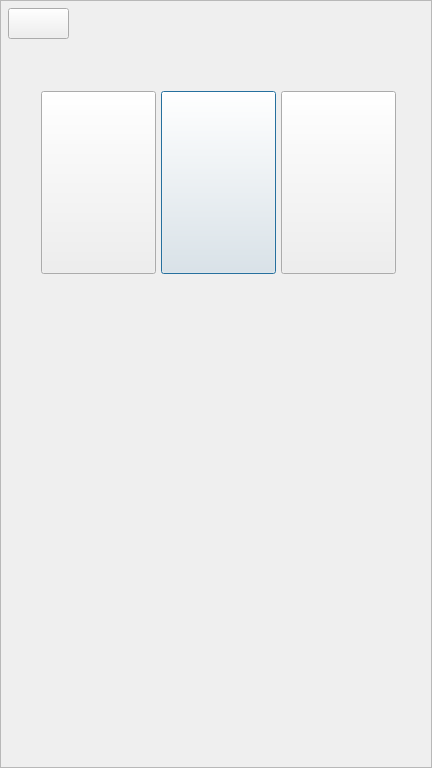
<?xml version="1.0" encoding="UTF-8"?>
<ui version="4.0">
 <class>CovidMapManagerSystem</class>
 <widget class="QDialog" name="CovidMapManagerSystem">
  <property name="enabled">
   <bool>true</bool>
  </property>
  <property name="geometry">
   <rect>
    <x>0</x>
    <y>0</y>
    <width>432</width>
    <height>768</height>
   </rect>
  </property>
  <property name="sizePolicy">
   <sizepolicy hsizetype="Fixed" vsizetype="Fixed">
    <horstretch>0</horstretch>
    <verstretch>0</verstretch>
   </sizepolicy>
  </property>
  <property name="windowTitle">
   <string>疫情地图管理系统</string>
  </property>
  <property name="windowIcon">
   <iconset resource="GUI.qrc">
    <normaloff>:/GUI/icon.png</normaloff>:/GUI/icon.png</iconset>
  </property>
  <widget class="QFrame" name="CovidMapBackgroung">
   <property name="geometry">
    <rect>
     <x>0</x>
     <y>0</y>
     <width>432</width>
     <height>768</height>
    </rect>
   </property>
   <property name="styleSheet">
    <string notr="true">
border-color: qlineargradient(spread:pad, x1:0, y1:0, x2:1, y2:1, stop:0 rgba(48, 50, 190, 93), stop:1 rgba(255, 255, 255, 255));</string>
   </property>
   <property name="frameShape">
    <enum>QFrame::StyledPanel</enum>
   </property>
   <property name="frameShadow">
    <enum>QFrame::Raised</enum>
   </property>
   <widget class="QLabel" name="UI_login_bg">
    <property name="geometry">
     <rect>
      <x>0</x>
      <y>0</y>
      <width>432</width>
      <height>768</height>
     </rect>
    </property>
    <property name="text">
     <string>&lt;html&gt;&lt;head/&gt;&lt;body&gt;&lt;p&gt;&lt;img src=&quot;:/GUI/UI_login_bg.png&quot;/&gt;&lt;/p&gt;&lt;/body&gt;&lt;/html&gt;</string>
    </property>
   </widget>
   <widget class="QLabel" name="UI_login_hint_1">
    <property name="geometry">
     <rect>
      <x>0</x>
      <y>0</y>
      <width>432</width>
      <height>768</height>
     </rect>
    </property>
    <property name="text">
     <string>&lt;html&gt;&lt;head/&gt;&lt;body&gt;&lt;p&gt;&lt;img src=&quot;:/GUI/UI_login_hint_1.png&quot;/&gt;&lt;/p&gt;&lt;/body&gt;&lt;/html&gt;</string>
    </property>
   </widget>
   <widget class="QPushButton" name="AdminButton">
    <property name="geometry">
     <rect>
      <x>161</x>
      <y>91</y>
      <width>115</width>
      <height>183</height>
     </rect>
    </property>
    <property name="styleSheet">
     <string notr="true">border-image: url(:/GUI/UI_login_btn_admin_1.png);
</string>
    </property>
    <property name="text">
     <string/>
    </property>
   </widget>
   <widget class="QPushButton" name="GuestButton">
    <property name="geometry">
     <rect>
      <x>281</x>
      <y>91</y>
      <width>115</width>
      <height>183</height>
     </rect>
    </property>
    <property name="styleSheet">
     <string notr="true">border-image: url(:/GUI/UI_login_btn_guest_1.png);</string>
    </property>
    <property name="text">
     <string/>
    </property>
   </widget>
   <widget class="QPushButton" name="UserButton">
    <property name="geometry">
     <rect>
      <x>41</x>
      <y>91</y>
      <width>115</width>
      <height>183</height>
     </rect>
    </property>
    <property name="styleSheet">
     <string notr="true">border-image: url(:/GUI/UI_login_btn_user_1.png);</string>
    </property>
    <property name="text">
     <string/>
    </property>
   </widget>
   <widget class="QPushButton" name="QuitButton">
    <property name="geometry">
     <rect>
      <x>8</x>
      <y>8</y>
      <width>61</width>
      <height>31</height>
     </rect>
    </property>
    <property name="styleSheet">
     <string notr="true">border-image: url(:/GUI/UI_login_btn_quit_1.png);</string>
    </property>
    <property name="text">
     <string/>
    </property>
   </widget>
  </widget>
 </widget>
 <resources>
  <include location="GUI.qrc"/>
 </resources>
 <connections/>
</ui>
